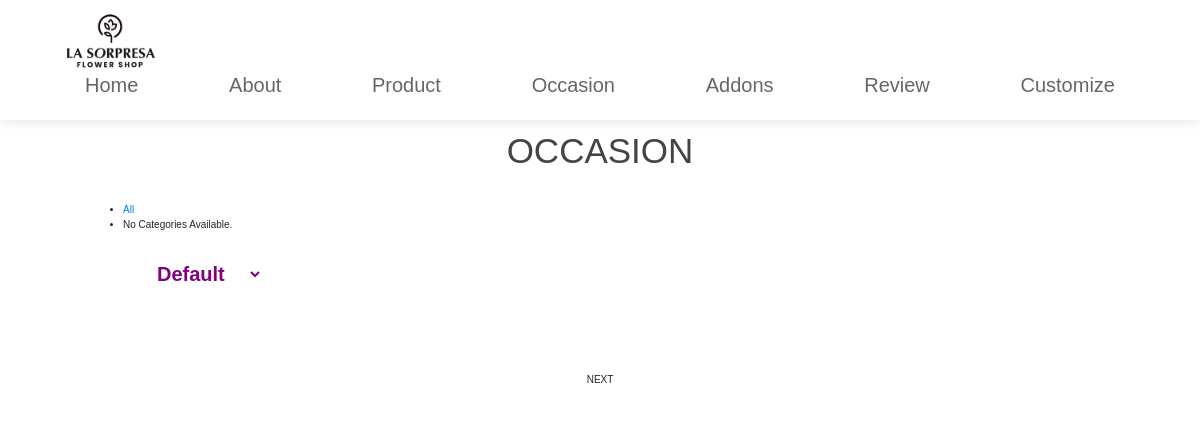
The page /users/occasion.php on the database as committed earlier.
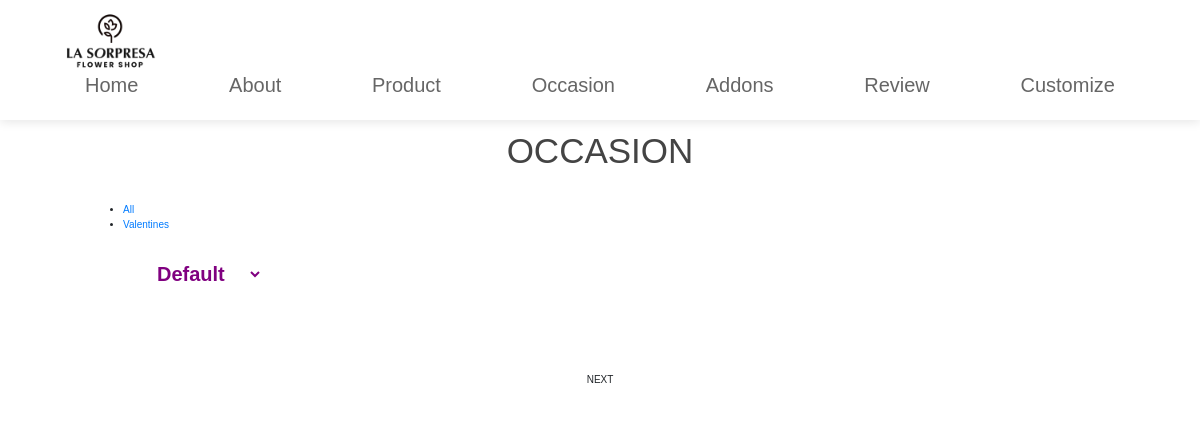
The same page on the database as committed later.
### tables this page shows
CREATE TABLE `end_category` (
  `ecat_id` int(11) NOT NULL,
  `ecat_name` varchar(255) NOT NULL,
  `mcat_id` int(11) NOT NULL
);

### users/occasion.php (the view, shortened to what this page needs)
<?php
include("../admin/inc/config.php");
?>
<link rel="stylesheet" href="../css/product.css">
<link href="https://stackpath.bootstrapcdn.com/bootstrap/4.5.2/css/bootstrap.min.css" rel="stylesheet">
<link href="https://cdn.jsdelivr.net/npm/select2@4.0.13/dist/css/select2.min.css" rel="stylesheet" />
<header>
    <img src="../images/logo.png" alt="" class="logos" href="">
    <nav class="navbar">
        <a href="index.php">Home</a>
        <a href="#about">About</a>
        <a href="products.php">Product</a>
        <a href="occasion.php">Occasion</a>
        <a href="addons.php">Addons</a>
        <a href="#review">Review</a>
        <a href="customization.php">Customize</a>
    </nav>
</header>
<section>
   <div class="container">
      <h3 class="title"> Occasion </h3>
      <?php
$statement = $pdo->prepare("
    SELECT *
    FROM end_category t1
    JOIN mid_category t2
    ON t1.mcat_id = t2.mcat_id
    WHERE t1.mcat_id = 20 /* Only get categories for the mid-category with ID 19 */
    ORDER BY t1.ecat_id ASC
");
$statement->execute();
$result = $statement->fetchAll(PDO::FETCH_ASSOC);
?>
<ul class="indicator">
    <li data-filter="all" class="active">
        <a href="#" onclick="filterProducts('all')">All</a>
    </li>
    <?php
    if (!empty($result) && is_array($result)) {
        foreach ($result as $row) {
            echo '<li data-filter="' . htmlspecialchars($row['ecat_id']) . '">
                    <a href="#" onclick="filterProducts(' . htmlspecialchars($row['ecat_id']) . ')">' . htmlspecialchars($row['ecat_name']) . '</a>
                  </li>';
        }
    } else {
        echo '<li>No categories available.</li>';
    }
    ?>
</ul>
<div class="filter-condition">
    <select name="" id="select">
        <option value="Default">Default</option>
    </select>
</div>
   <ul class="listPage">
   </ul>
</section>
</body>
</html>

Rows that differ between the two databases and show on the page:
added end_category: ecat_name "Valentines"
Other text that changed with them:
text no longer shown: "No Categories Available."
